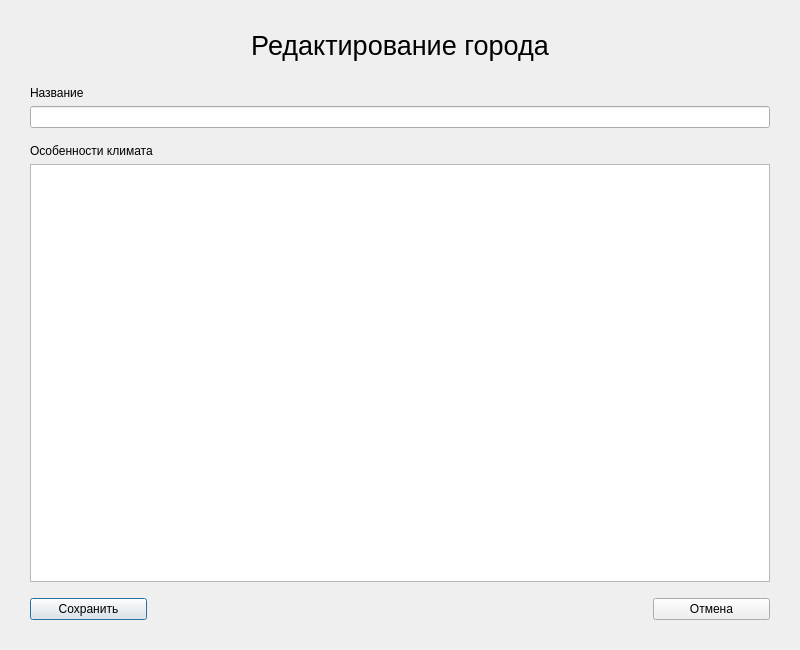
<?xml version="1.0" encoding="UTF-8"?>
<ui version="4.0">
 <class>EditCityWindow</class>
 <widget class="QDialog" name="EditCityWindow">
  <property name="geometry">
   <rect>
    <x>0</x>
    <y>0</y>
    <width>800</width>
    <height>650</height>
   </rect>
  </property>
  <property name="windowTitle">
   <string>Dialog</string>
  </property>
  <layout class="QVBoxLayout" name="verticalLayout_3">
   <property name="leftMargin">
    <number>30</number>
   </property>
   <property name="topMargin">
    <number>10</number>
   </property>
   <property name="rightMargin">
    <number>30</number>
   </property>
   <property name="bottomMargin">
    <number>30</number>
   </property>
   <item>
    <widget class="QLabel" name="label">
     <property name="minimumSize">
      <size>
       <width>0</width>
       <height>70</height>
      </size>
     </property>
     <property name="font">
      <font>
       <pointsize>20</pointsize>
      </font>
     </property>
     <property name="text">
      <string>Редактирование города</string>
     </property>
     <property name="alignment">
      <set>Qt::AlignCenter</set>
     </property>
    </widget>
   </item>
   <item>
    <layout class="QVBoxLayout" name="verticalLayout">
     <item>
      <widget class="QLabel" name="label_2">
       <property name="text">
        <string>Название</string>
       </property>
      </widget>
     </item>
     <item>
      <widget class="QLineEdit" name="titleEdit">
       <property name="text">
        <string/>
       </property>
      </widget>
     </item>
    </layout>
   </item>
   <item>
    <spacer name="verticalSpacer_2">
     <property name="orientation">
      <enum>Qt::Vertical</enum>
     </property>
     <property name="sizeType">
      <enum>QSizePolicy::Fixed</enum>
     </property>
     <property name="sizeHint" stdset="0">
      <size>
       <width>20</width>
       <height>10</height>
      </size>
     </property>
    </spacer>
   </item>
   <item>
    <layout class="QVBoxLayout" name="verticalLayout_2">
     <item>
      <widget class="QLabel" name="label_3">
       <property name="text">
        <string>Особенности климата</string>
       </property>
      </widget>
     </item>
     <item>
      <widget class="QTextEdit" name="climateEdit">
       <property name="html">
        <string>&lt;!DOCTYPE HTML PUBLIC &quot;-//W3C//DTD HTML 4.0//EN&quot; &quot;http://www.w3.org/TR/REC-html40/strict.dtd&quot;&gt;
&lt;html&gt;&lt;head&gt;&lt;meta name=&quot;qrichtext&quot; content=&quot;1&quot; /&gt;&lt;meta charset=&quot;utf-8&quot; /&gt;&lt;style type=&quot;text/css&quot;&gt;
p, li { white-space: pre-wrap; }
hr { height: 1px; border-width: 0; }
li.unchecked::marker { content: &quot;\2610&quot;; }
li.checked::marker { content: &quot;\2612&quot;; }
&lt;/style&gt;&lt;/head&gt;&lt;body style=&quot; font-family:'Segoe UI'; font-size:9pt; font-weight:400; font-style:normal;&quot;&gt;
&lt;p style=&quot;-qt-paragraph-type:empty; margin-top:0px; margin-bottom:0px; margin-left:0px; margin-right:0px; -qt-block-indent:0; text-indent:0px;&quot;&gt;&lt;br /&gt;&lt;/p&gt;&lt;/body&gt;&lt;/html&gt;</string>
       </property>
      </widget>
     </item>
    </layout>
   </item>
   <item>
    <spacer name="verticalSpacer">
     <property name="orientation">
      <enum>Qt::Vertical</enum>
     </property>
     <property name="sizeType">
      <enum>QSizePolicy::Fixed</enum>
     </property>
     <property name="sizeHint" stdset="0">
      <size>
       <width>20</width>
       <height>10</height>
      </size>
     </property>
    </spacer>
   </item>
   <item>
    <layout class="QHBoxLayout" name="horizontalLayout">
     <item>
      <widget class="QPushButton" name="saveButton">
       <property name="text">
        <string>Сохранить</string>
       </property>
      </widget>
     </item>
     <item>
      <spacer name="horizontalSpacer">
       <property name="orientation">
        <enum>Qt::Horizontal</enum>
       </property>
       <property name="sizeType">
        <enum>QSizePolicy::Fixed</enum>
       </property>
       <property name="sizeHint" stdset="0">
        <size>
         <width>500</width>
         <height>20</height>
        </size>
       </property>
      </spacer>
     </item>
     <item>
      <widget class="QPushButton" name="cancelButton">
       <property name="text">
        <string>Отмена</string>
       </property>
      </widget>
     </item>
    </layout>
   </item>
  </layout>
 </widget>
 <resources/>
 <connections/>
</ui>
